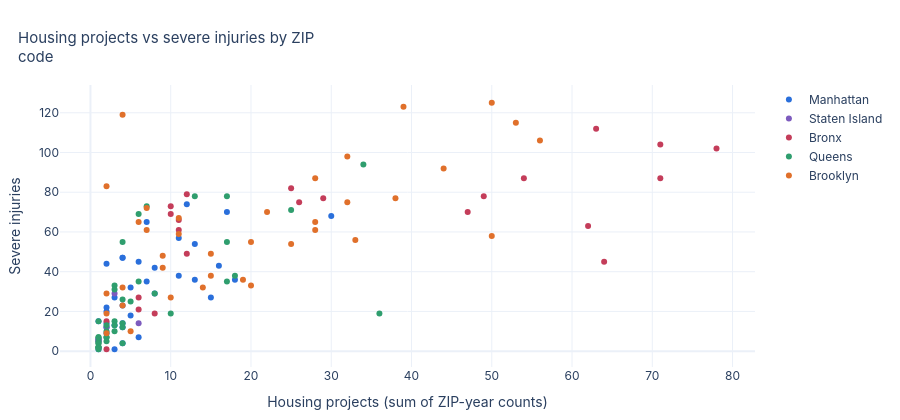

Write notebook code for a chart like this one.
### Markdown cell above
Interpret the displayed totals and percentage changes together: the series can rise or fall at different rates. Two lines moving together do not demonstrate that housing causes crashes. These totals are restricted to ZIP-years represented in both datasets.

## RQ4 — Do ZIP codes with more housing projects also have more severe crash injuries?
One point per ZIP, summed across selected years. Report Pearson and rank correlations as descriptive associations. Annual project counts can count a project in more than one ZIP/year; they are not unique citywide projects. Repeat on 2023–2025 to inspect sensitivity to partial years.

### Code cell
rq4(df_integrated).show()
for label, data in [("All available years", df_integrated),
                    ("2023–2025", df_integrated[df_integrated.year.between(2023, 2025)])]:
    totals = data.groupby("zip_code")[["housing_project_count", "severe_injuries"]].sum()
    pearson = totals.housing_project_count.corr(totals.severe_injuries)
    spearman = totals.housing_project_count.rank().corr(totals.severe_injuries.rank())
    print(f"{label}: {len(totals)} ZIPs; Pearson r={pearson:.3f}; Spearman rho={spearman:.3f}")
    display(totals.nlargest(5, "severe_injuries"))

### Figure 1 — Plotly figure (JSON) as saved in the notebook; plotly's stock layout.template omitted (floating-point values rounded to 4 significant figures)
{"data": [{"customdata": [["10001"], ["10002"], ["10003"], ["10004"], ["10009"], ["10010"], ["10011"], ["10013"], ["10014"], ["10016"], ["10017"], ["10018"], ["10019"], ["10021"], ["10022"], ["10023"], ["10024"], ["10025"], ["10026"], ["10027"], ["10028"], ["10029"], ["10030"], ["10031"], ["10032"], ["10033"], ["10034"], ["10035"], ["10036"], ["10037"], ["10038"], ["10039"], ["10040"], ["10065"], ["10075"], ["10128"]], "hovertemplate": "Borough=Manhattan<br>housing_project_count=%{x}<br>severe_injuries=%{y}<br>ZIP code=%{customdata[0]}<extra></extra>", "legendgroup": "Manhattan", "marker": {"color": "#2a6fdb", "symbol": "circle"}, "mode": "markers", "name": "Manhattan", "orientation": "v", "showlegend": true, "type": "scatter", "x": [4.0, 11.0, 4.0, 2.0, 8.0, 3.0, 7.0, 2.0, 2.0, 7.0, 1.0, 3.0, 4.0, 1.0, 2.0, 2.0, 5.0, 16.0, 15.0, 30.0, 4.0, 13.0, 13.0, 18.0, 8.0, 6.0, 11.0, 17.0, 12.0, 4.0, 1.0, 6.0, 4.0, 2.0, 3.0, 5.0], "xaxis": "x", "y": [23.0, 57.0, 47.0, 9.0, 29.0, 27.0, 35.0, 22.0, 12.0, 65.0, 15.0, 1.0, 47.0, 6.0, 44.0, 14.0, 32.0, 43.0, 27.0, 68.0, 4.0, 54.0, 36.0, 36.0, 42.0, 45.0, 38.0, 70.0, 74.0, 12.0, 1.0, 7.0, 14.0, 20.0, 13.0, 18.0], "yaxis": "y"}, {"customdata": [["10301"], ["10304"], ["10305"], ["10306"], ["10307"], ["10310"], ["10314"]], "hovertemplate": "Borough=Staten Island<br>housing_project_count=%{x}<br>severe_injuries=%{y}<br>ZIP code=%{customdata[0]}<extra></extra>", "legendgroup": "Staten Island", "marker": {"color": "#7d5bbe", "symbol": "circle"}, "mode": "markers", "name": "Staten Island", "orientation": "v", "showlegend": true, "type": "scatter", "x": [3.0, 6.0, 1.0, 2.0, 1.0, 1.0, 1.0], "xaxis": "x", "y": [29.0, 14.0, 5.0, 12.0, 5.0, 6.0, 6.0], "yaxis": "y"}, {"customdata": [["10451"], ["10452"], ["10453"], ["10454"], ["10455"], ["10456"], ["10457"], ["10458"], ["10459"], ["10460"], ["10461"], ["10462"], ["10463"], ["10466"], ["10467"], ["10468"], ["10469"], ["10470"], ["10471"], ["10472"], ["10473"], ["10474"], ["10475"]], "hovertemplate": "Borough=Bronx<br>housing_project_count=%{x}<br>severe_injuries=%{y}<br>ZIP code=%{customdata[0]}<extra></extra>", "legendgroup": "Bronx", "marker": {"color": "#c43d5a", "symbol": "circle"}, "mode": "markers", "name": "Bronx", "orientation": "v", "showlegend": true, "type": "scatter", "x": [29.0, 64.0, 71.0, 12.0, 25.0, 63.0, 71.0, 62.0, 49.0, 47.0, 12.0, 11.0, 26.0, 10.0, 78.0, 54.0, 10.0, 6.0, 2.0, 11.0, 8.0, 6.0, 2.0], "xaxis": "x", "y": [77.0, 45.0, 87.0, 79.0, 82.0, 112.0, 104.0, 63.0, 78.0, 70.0, 49.0, 66.0, 75.0, 69.0, 102.0, 87.0, 73.0, 21.0, 1.0, 61.0, 19.0, 27.0, 15.0], "yaxis": "y"}, {"customdata": [["11101"], ["11102"], ["11103"], ["11104"], ["11105"], ["11106"], ["11354"], ["11355"], ["11358"], ["11361"], ["11365"], ["11367"], ["11368"], ["11369"], ["11370"], ["11372"], ["11373"], ["11374"], ["11375"], ["11377"], ["11385"], ["11411"], ["11412"], ["11413"], ["11415"], ["11416"], ["11418"], ["11419"], ["11420"], ["11421"], ["11423"], ["11429"], ["11432"], ["11433"], ["11434"], ["11435"], ["11436"], ["11691"], ["11692"], ["11694"]], "hovertemplate": "Borough=Queens<br>housing_project_count=%{x}<br>severe_injuries=%{y}<br>ZIP code=%{customdata[0]}<extra></extra>", "legendgroup": "Queens", "marker": {"color": "#2f9e6e", "symbol": "circle"}, "mode": "markers", "name": "Queens", "orientation": "v", "showlegend": true, "type": "scatter", "x": [34.0, 36.0, 6.0, 2.0, 4.0, 17.0, 6.0, 7.0, 1.0, 3.0, 1.0, 1.0, 25.0, 4.0, 1.0, 5.0, 8.0, 10.0, 3.0, 13.0, 4.0, 1.0, 1.0, 1.0, 4.0, 2.0, 3.0, 3.0, 1.0, 2.0, 3.0, 1.0, 17.0, 4.0, 2.0, 17.0, 1.0, 18.0, 2.0, 1.0], "xaxis": "x", "y": [94.0, 19.0, 35.0, 7.0, 12.0, 35.0, 69.0, 73.0, 7.0, 10.0, 5.0, 4.0, 71.0, 14.0, 15.0, 25.0, 29.0, 19.0, 33.0, 78.0, 55.0, 2.0, 4.0, 7.0, 4.0, 7.0, 15.0, 31.0, 2.0, 10.0, 13.0, 1.0, 78.0, 26.0, 13.0, 55.0, 2.0, 38.0, 5.0, 2.0], "yaxis": "y"}, {"customdata": [["11201"], ["11203"], ["11204"], ["11205"], ["11206"], ["11207"], ["11208"], ["11209"], ["11210"], ["11211"], ["11212"], ["11213"], ["11214"], ["11215"], ["11216"], ["11217"], ["11218"], ["11219"], ["11220"], ["11221"], ["11222"], ["11223"], ["11224"], ["11225"], ["11226"], ["11229"], ["11230"], ["11231"], ["11232"], ["11233"], ["11234"], ["11235"], ["11236"], ["11237"], ["11238"], ["11239"], ["11249"]], "hovertemplate": "Borough=Brooklyn<br>housing_project_count=%{x}<br>severe_injuries=%{y}<br>ZIP code=%{customdata[0]}<extra></extra>", "legendgroup": "Brooklyn", "marker": {"color": "#e0702b", "symbol": "circle"}, "mode": "markers", "name": "Brooklyn", "orientation": "v", "showlegend": true, "type": "scatter", "x": [25.0, 39.0, 2.0, 20.0, 44.0, 50.0, 32.0, 2.0, 38.0, 32.0, 53.0, 33.0, 2.0, 22.0, 19.0, 28.0, 9.0, 4.0, 11.0, 50.0, 20.0, 6.0, 10.0, 15.0, 56.0, 7.0, 7.0, 9.0, 4.0, 28.0, 4.0, 11.0, 2.0, 15.0, 28.0, 5.0, 14.0], "xaxis": "x", "y": [54.0, 123.0, 19.0, 55.0, 92.0, 125.0, 98.0, 9.0, 77.0, 75.0, 115.0, 56.0, 29.0, 70.0, 36.0, 65.0, 48.0, 32.0, 67.0, 58.0, 33.0, 65.0, 27.0, 38.0, 106.0, 72.0, 61.0, 42.0, 23.0, 87.0, 119.0, 59.0, 83.0, 49.0, 61.0, 10.0, 32.0], "yaxis": "y"}], "layout": {"font": {"family": "Inter, Arial, sans-serif", "size": 12}, "height": 420, "hoverlabel": {"font": {"size": 12}}, "legend": {"title": {}, "tracegroupgap": 0}, "margin": {"b": 50, "l": 60, "r": 20, "t": 85}, "title": {"font": {"size": 15}, "text": "Housing projects vs severe injuries by ZIP<br>code", "x": 0.02}, "xaxis": {"anchor": "y", "domain": [0.0, 1.0], "title": {"text": "Housing projects (sum of ZIP-year counts)"}}, "yaxis": {"anchor": "x", "domain": [0.0, 1.0], "title": {"text": "Severe injuries"}}}}
